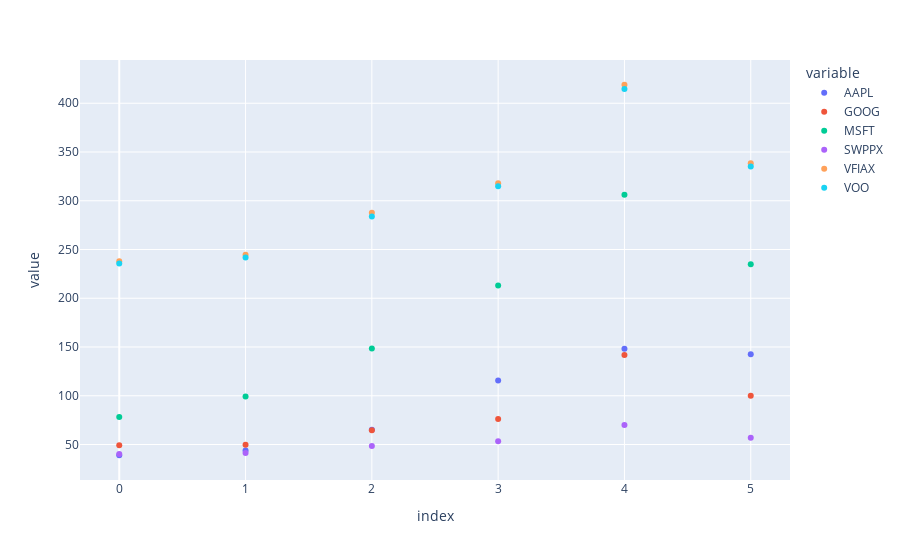

Notebook cell for this chart:
### Markdown cell above
#### Showing all of the stock values over the years in comparison with each other.

### Code cell
all_stocks_low

### Figure 1 — Plotly figure (JSON) as saved in the notebook; plotly's stock layout.template omitted (floating-point values rounded to 4 significant figures)
{"data": [{"hovertemplate": "variable=AAPL<br>index=%{x}<br>value=%{y}<extra></extra>", "legendgroup": "AAPL", "marker": {"color": "#636efa", "symbol": "circle"}, "mode": "markers", "name": "AAPL", "orientation": "v", "showlegend": true, "type": "scatter", "x": [0, 1, 2, 3, 4, 5], "xaxis": "x", "y": [38.99, 43.88, 65.1, 115.6, 148.1, 142.6], "yaxis": "y"}, {"hovertemplate": "variable=GOOG<br>index=%{x}<br>value=%{y}<extra></extra>", "legendgroup": "GOOG", "marker": {"color": "#EF553B", "symbol": "circle"}, "mode": "markers", "name": "GOOG", "orientation": "v", "showlegend": true, "type": "scatter", "x": [0, 1, 2, 3, 4, 5], "xaxis": "x", "y": [49.23, 49.8, 64.56, 76.28, 141.9, 99.97], "yaxis": "y"}, {"hovertemplate": "variable=MSFT<br>index=%{x}<br>value=%{y}<extra></extra>", "legendgroup": "MSFT", "marker": {"color": "#00cc96", "symbol": "circle"}, "mode": "markers", "name": "MSFT", "orientation": "v", "showlegend": true, "type": "scatter", "x": [0, 1, 2, 3, 4, 5], "xaxis": "x", "y": [78.22, 99.35, 148.5, 213.1, 306.1, 234.9], "yaxis": "y"}, {"hovertemplate": "variable=SWPPX<br>index=%{x}<br>value=%{y}<extra></extra>", "legendgroup": "SWPPX", "marker": {"color": "#ab63fa", "symbol": "circle"}, "mode": "markers", "name": "SWPPX", "orientation": "v", "showlegend": true, "type": "scatter", "x": [0, 1, 2, 3, 4, 5], "xaxis": "x", "y": [40.22, 41.39, 48.35, 53.42, 70.12, 56.81], "yaxis": "y"}, {"hovertemplate": "variable=VFIAX<br>index=%{x}<br>value=%{y}<extra></extra>", "legendgroup": "VFIAX", "marker": {"color": "#FFA15A", "symbol": "circle"}, "mode": "markers", "name": "VFIAX", "orientation": "v", "showlegend": true, "type": "scatter", "x": [0, 1, 2, 3, 4, 5], "xaxis": "x", "y": [237.9, 244.6, 287.6, 317.9, 419.0, 338.5], "yaxis": "y"}, {"hovertemplate": "variable=VOO<br>index=%{x}<br>value=%{y}<extra></extra>", "legendgroup": "VOO", "marker": {"color": "#19d3f3", "symbol": "circle"}, "mode": "markers", "name": "VOO", "orientation": "v", "showlegend": true, "type": "scatter", "x": [0, 1, 2, 3, 4, 5], "xaxis": "x", "y": [235.5, 241.8, 283.9, 314.8, 414.6, 335.0], "yaxis": "y"}], "layout": {"legend": {"title": {"text": "variable"}, "tracegroupgap": 0}, "margin": {"t": 60}, "xaxis": {"anchor": "y", "domain": [0, 1], "title": {"text": "index"}}, "yaxis": {"anchor": "x", "domain": [0, 1], "title": {"text": "value"}}}}
